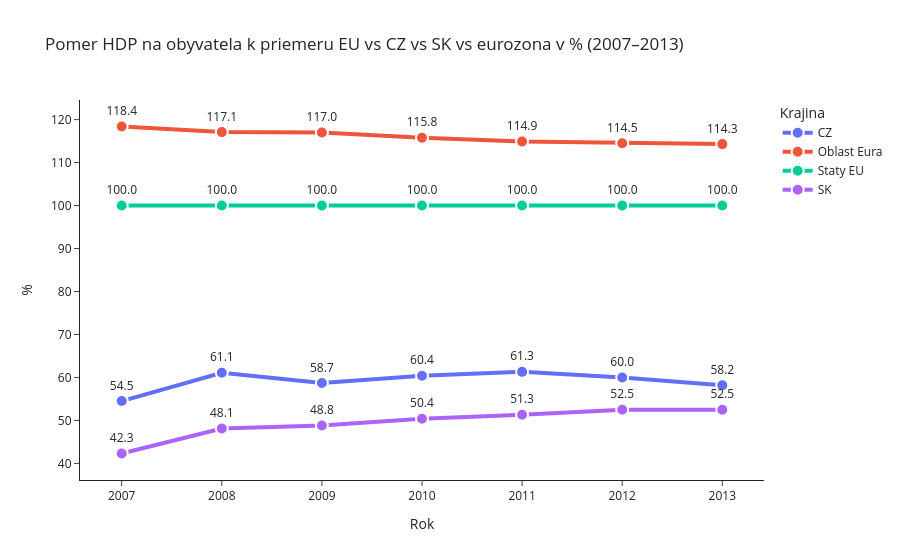

Source (notebook cell):
### Code cell
gdp_eu_avg = eurostat.get_data_df('nama_10_pc')
gdp_eu_avg = gdp_eu_avg[(gdp_eu_avg['geo\\TIME_PERIOD'].isin(['SK', 'CZ','EU27_2020','EA']) & (gdp_eu_avg['na_item'] == 'B1GQ') & (gdp_eu_avg['unit'] == 'PC_EU27_2020_HAB_MEUR_CP'))]
gdp_eu_avg = gdp_eu_avg[['unit', 'geo\\TIME_PERIOD','2007','2008','2009','2010','2011','2012','2013']]
gdp_eu_avg['geo\\TIME_PERIOD'] = gdp_eu_avg['geo\\TIME_PERIOD'].replace({ 'EA': 'Oblast Eura','EU27_2020': 'Staty EU'})
gdp_eu_avg = gdp_eu_avg.rename(columns={'geo\\TIME_PERIOD': 'Krajina', 'unit' : 'Jednotka'})
gdp_eu_avg['Jednotka'] = gdp_eu_avg['Jednotka'].replace({'PC_EU27_2020_HAB_MEUR_CP': 'Pomer HDP na obyvatela k priemeru EU v %'})

gdp_3 = gdp_eu_avg.melt(
    id_vars=['Krajina'],
    value_vars=['2007','2008','2009','2010','2011','2012','2013'],
    var_name='Year',
    value_name='Gross_GDP')

fig = px.line(
    gdp_3,
    x='Year',
    y='Gross_GDP',
    color='Krajina',
    markers=True,
    text='Gross_GDP',
    title='Pomer HDP na obyvatela k priemeru EU vs CZ vs SK vs eurozona v % (2007–2013)',
    labels={'Gross_GDP': '%', 'Year': 'Rok'}
)

fig.for_each_trace(lambda x: x.update(
    mode='lines+markers+text',
    line=dict(width=4),
    marker=dict(size=12, line=dict(width=2, color='white')),
    textposition='top center',
    texttemplate='%{text:.1f}'  # 1 decimal
))

fig.update_layout(template='simple_white', hovermode=False)
fig.show()

file_name = f'./Ekonomicky rast a cykkly/gdp_eu_avg_{today}.csv'
gdp_eu_avg.to_csv(os.getcwd() + r'.\Ekonomicky rast a cykkly\gdp_eu_avg_{}.csv'.format(today),index=True, header=True, encoding="utf-8-sig")

### Figure 1 — Plotly figure (JSON) as saved in the notebook; plotly's stock layout.template omitted (floating-point values rounded to 4 significant figures)
{"data": [{"hovertemplate": "Krajina=CZ<br>Rok=%{x}<br>%=%{text}<extra></extra>", "legendgroup": "CZ", "line": {"color": "#636efa", "dash": "solid", "width": 4}, "marker": {"line": {"color": "white", "width": 2}, "size": 12, "symbol": "circle"}, "mode": "lines+markers+text", "name": "CZ", "orientation": "v", "showlegend": true, "text": [54.5, 61.1, 58.7, 60.4, 61.3, 60.0, 58.2], "textposition": "top center", "texttemplate": "%{text:.1f}", "type": "scatter", "x": ["2007", "2008", "2009", "2010", "2011", "2012", "2013"], "xaxis": "x", "y": [54.5, 61.1, 58.7, 60.4, 61.3, 60.0, 58.2], "yaxis": "y"}, {"hovertemplate": "Krajina=Oblast Eura<br>Rok=%{x}<br>%=%{text}<extra></extra>", "legendgroup": "Oblast Eura", "line": {"color": "#EF553B", "dash": "solid", "width": 4}, "marker": {"line": {"color": "white", "width": 2}, "size": 12, "symbol": "circle"}, "mode": "lines+markers+text", "name": "Oblast Eura", "orientation": "v", "showlegend": true, "text": [118.4, 117.1, 117.0, 115.8, 114.9, 114.5, 114.3], "textposition": "top center", "texttemplate": "%{text:.1f}", "type": "scatter", "x": ["2007", "2008", "2009", "2010", "2011", "2012", "2013"], "xaxis": "x", "y": [118.4, 117.1, 117.0, 115.8, 114.9, 114.5, 114.3], "yaxis": "y"}, {"hovertemplate": "Krajina=Staty EU<br>Rok=%{x}<br>%=%{text}<extra></extra>", "legendgroup": "Staty EU", "line": {"color": "#00cc96", "dash": "solid", "width": 4}, "marker": {"line": {"color": "white", "width": 2}, "size": 12, "symbol": "circle"}, "mode": "lines+markers+text", "name": "Staty EU", "orientation": "v", "showlegend": true, "text": [100.0, 100.0, 100.0, 100.0, 100.0, 100.0, 100.0], "textposition": "top center", "texttemplate": "%{text:.1f}", "type": "scatter", "x": ["2007", "2008", "2009", "2010", "2011", "2012", "2013"], "xaxis": "x", "y": [100.0, 100.0, 100.0, 100.0, 100.0, 100.0, 100.0], "yaxis": "y"}, {"hovertemplate": "Krajina=SK<br>Rok=%{x}<br>%=%{text}<extra></extra>", "legendgroup": "SK", "line": {"color": "#ab63fa", "dash": "solid", "width": 4}, "marker": {"line": {"color": "white", "width": 2}, "size": 12, "symbol": "circle"}, "mode": "lines+markers+text", "name": "SK", "orientation": "v", "showlegend": true, "text": [42.3, 48.1, 48.8, 50.4, 51.3, 52.5, 52.5], "textposition": "top center", "texttemplate": "%{text:.1f}", "type": "scatter", "x": ["2007", "2008", "2009", "2010", "2011", "2012", "2013"], "xaxis": "x", "y": [42.3, 48.1, 48.8, 50.4, 51.3, 52.5, 52.5], "yaxis": "y"}], "layout": {"hovermode": false, "legend": {"title": {"text": "Krajina"}, "tracegroupgap": 0}, "title": {"text": "Pomer HDP na obyvatela k priemeru EU vs CZ vs SK vs eurozona v % (2007–2013)"}, "xaxis": {"anchor": "y", "domain": [0, 1], "title": {"text": "Rok"}}, "yaxis": {"anchor": "x", "domain": [0, 1], "title": {"text": "%"}}}}
